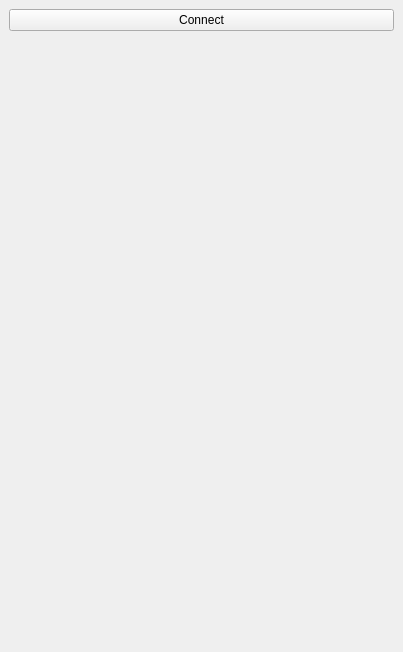
<?xml version="1.0" encoding="UTF-8"?>
<ui version="4.0">
 <class>gamepad</class>
 <widget class="QDockWidget" name="gamepad">
  <property name="geometry">
   <rect>
    <x>0</x>
    <y>0</y>
    <width>403</width>
    <height>652</height>
   </rect>
  </property>
  <property name="windowTitle">
   <string>Controller</string>
  </property>
  <widget class="QWidget" name="dockWidgetContents">
   <layout class="QGridLayout" name="gridLayout">
    <item row="2" column="0">
     <spacer name="verticalSpacer">
      <property name="orientation">
       <enum>Qt::Vertical</enum>
      </property>
      <property name="sizeHint" stdset="0">
       <size>
        <width>20</width>
        <height>40</height>
       </size>
      </property>
     </spacer>
    </item>
    <item row="1" column="0">
     <widget class="QPushButton" name="pushButton_2">
      <property name="text">
       <string>Connect</string>
      </property>
     </widget>
    </item>
   </layout>
  </widget>
 </widget>
 <resources/>
 <connections/>
</ui>
